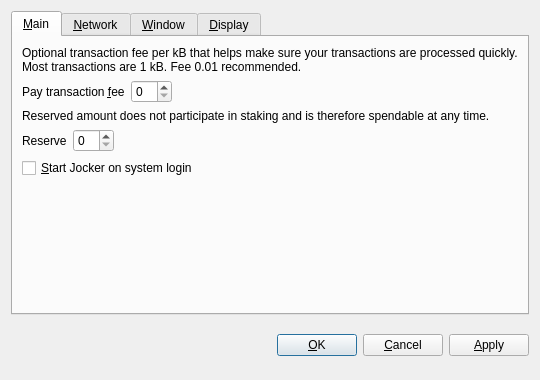
<?xml version="1.0" encoding="UTF-8"?>
<ui version="4.0">
 <class>OptionsDialog</class>
 <widget class="QDialog" name="OptionsDialog">
  <property name="geometry">
   <rect>
    <x>0</x>
    <y>0</y>
    <width>540</width>
    <height>380</height>
   </rect>
  </property>
  <property name="windowTitle">
   <string>Options</string>
  </property>
  <property name="modal">
   <bool>true</bool>
  </property>
  <layout class="QVBoxLayout" name="verticalLayout">
   <item>
    <widget class="QTabWidget" name="tabWidget">
     <property name="tabPosition">
      <enum>QTabWidget::North</enum>
     </property>
     <property name="currentIndex">
      <number>0</number>
     </property>
     <widget class="QWidget" name="tabMain">
      <attribute name="title">
       <string>&amp;Main</string>
      </attribute>
      <layout class="QVBoxLayout" name="verticalLayout_Main">
       <item>
        <widget class="QLabel" name="transactionFeeInfoLabel">
         <property name="text">
          <string>Optional transaction fee per kB that helps make sure your transactions are processed quickly. Most transactions are 1 kB. Fee 0.01 recommended.</string>
         </property>
         <property name="textFormat">
          <enum>Qt::PlainText</enum>
         </property>
         <property name="wordWrap">
          <bool>true</bool>
         </property>
        </widget>
       </item>
       <item>
        <layout class="QHBoxLayout" name="horizontalLayoutFee">
         <item>
          <widget class="QLabel" name="transactionFeeLabel">
           <property name="text">
            <string>Pay transaction &amp;fee</string>
           </property>
           <property name="textFormat">
            <enum>Qt::PlainText</enum>
           </property>
           <property name="buddy">
            <cstring>transactionFee</cstring>
           </property>
          </widget>
         </item>
         <item>
          <widget class="BitcoinAmountField" name="transactionFee"/>
         </item>
         <item>
          <spacer name="horizontalSpacerFee">
           <property name="orientation">
            <enum>Qt::Horizontal</enum>
           </property>
           <property name="sizeHint" stdset="0">
            <size>
             <width>40</width>
             <height>20</height>
            </size>
           </property>
          </spacer>
         </item>
        </layout>
       </item>
       <item>
        <widget class="QLabel" name="reserveBalanceInfoLabel">
         <property name="text">
          <string>Reserved amount does not participate in staking and is therefore spendable at any time.</string>
         </property>
         <property name="textFormat">
          <enum>Qt::PlainText</enum>
         </property>
         <property name="wordWrap">
          <bool>true</bool>
         </property>
        </widget>
       </item>
       <item>
        <layout class="QHBoxLayout" name="horizontalLayoutReserveBalance">
         <item>
          <widget class="QLabel" name="reserveBalanceLabel">
           <property name="text">
            <string>Reserve</string>
           </property>
           <property name="textFormat">
            <enum>Qt::PlainText</enum>
           </property>
           <property name="buddy">
            <cstring>reserveBalance</cstring>
           </property>
          </widget>
         </item>
         <item>
          <widget class="BitcoinAmountField" name="reserveBalance"/>
         </item>
         <item>
          <spacer name="horizontalSpacerReserveBalance">
           <property name="orientation">
            <enum>Qt::Horizontal</enum>
           </property>
           <property name="sizeHint" stdset="0">
            <size>
             <width>40</width>
             <height>20</height>
            </size>
           </property>
          </spacer>
         </item>
        </layout>
       </item>
       <item>
        <widget class="QCheckBox" name="bitcoinAtStartup">
         <property name="toolTip">
          <string>Automatically start Jocker after logging in to the system.</string>
         </property>
         <property name="text">
          <string>&amp;Start Jocker on system login</string>
         </property>
        </widget>
       </item>
       <item>
        <spacer name="verticalSpacer_Main">
         <property name="orientation">
          <enum>Qt::Vertical</enum>
         </property>
         <property name="sizeHint" stdset="0">
          <size>
           <width>20</width>
           <height>40</height>
          </size>
         </property>
        </spacer>
       </item>
      </layout>
     </widget>
     <widget class="QWidget" name="tabNetwork">
      <attribute name="title">
       <string>&amp;Network</string>
      </attribute>
      <layout class="QVBoxLayout" name="verticalLayout_Network">
       <item>
        <widget class="QCheckBox" name="mapPortUpnp">
         <property name="toolTip">
          <string>Automatically open the Jocker client port on the router. This only works when your router supports UPnP and it is enabled.</string>
         </property>
         <property name="text">
          <string>Map port using &amp;UPnP</string>
         </property>
        </widget>
       </item>
       <item>
        <widget class="QCheckBox" name="connectSocks">
         <property name="toolTip">
          <string>Connect to the Jocker network through a SOCKS proxy (e.g. when connecting through Tor).</string>
         </property>
         <property name="text">
          <string>&amp;Connect through SOCKS proxy:</string>
         </property>
        </widget>
       </item>
       <item>
        <layout class="QHBoxLayout" name="horizontalLayout_Network">
         <item>
          <widget class="QLabel" name="proxyIpLabel">
           <property name="text">
            <string>Proxy &amp;IP:</string>
           </property>
           <property name="textFormat">
            <enum>Qt::PlainText</enum>
           </property>
           <property name="buddy">
            <cstring>proxyIp</cstring>
           </property>
          </widget>
         </item>
         <item>
          <widget class="QValidatedLineEdit" name="proxyIp">
           <property name="maximumSize">
            <size>
             <width>140</width>
             <height>16777215</height>
            </size>
           </property>
           <property name="toolTip">
            <string>IP address of the proxy (e.g. 127.0.0.1)</string>
           </property>
          </widget>
         </item>
         <item>
          <widget class="QLabel" name="proxyPortLabel">
           <property name="text">
            <string>&amp;Port:</string>
           </property>
           <property name="textFormat">
            <enum>Qt::PlainText</enum>
           </property>
           <property name="buddy">
            <cstring>proxyPort</cstring>
           </property>
          </widget>
         </item>
         <item>
          <widget class="QLineEdit" name="proxyPort">
           <property name="maximumSize">
            <size>
             <width>55</width>
             <height>16777215</height>
            </size>
           </property>
           <property name="toolTip">
            <string>Port of the proxy (e.g. 9050)</string>
           </property>
          </widget>
         </item>
         <item>
          <widget class="QLabel" name="socksVersionLabel">
           <property name="text">
            <string>SOCKS &amp;Version:</string>
           </property>
           <property name="textFormat">
            <enum>Qt::PlainText</enum>
           </property>
           <property name="buddy">
            <cstring>socksVersion</cstring>
           </property>
          </widget>
         </item>
         <item>
          <widget class="QValueComboBox" name="socksVersion">
           <property name="toolTip">
            <string>SOCKS version of the proxy (e.g. 5)</string>
           </property>
          </widget>
         </item>
         <item>
          <spacer name="horizontalSpacer_Network">
           <property name="orientation">
            <enum>Qt::Horizontal</enum>
           </property>
           <property name="sizeHint" stdset="0">
            <size>
             <width>40</width>
             <height>20</height>
            </size>
           </property>
          </spacer>
         </item>
        </layout>
       </item>
       <item>
        <spacer name="verticalSpacer_Network">
         <property name="orientation">
          <enum>Qt::Vertical</enum>
         </property>
         <property name="sizeHint" stdset="0">
          <size>
           <width>20</width>
           <height>40</height>
          </size>
         </property>
        </spacer>
       </item>
      </layout>
     </widget>
     <widget class="QWidget" name="tabWindow">
      <attribute name="title">
       <string>&amp;Window</string>
      </attribute>
      <layout class="QVBoxLayout" name="verticalLayout_Window">
       <item>
        <widget class="QCheckBox" name="minimizeToTray">
         <property name="toolTip">
          <string>Show only a tray icon after minimizing the window.</string>
         </property>
         <property name="text">
          <string>&amp;Minimize to the tray instead of the taskbar</string>
         </property>
        </widget>
       </item>
       <item>
        <widget class="QCheckBox" name="minimizeOnClose">
         <property name="toolTip">
          <string>Minimize instead of exit the application when the window is closed. When this option is enabled, the application will be closed only after selecting Quit in the menu.</string>
         </property>
         <property name="text">
          <string>M&amp;inimize on close</string>
         </property>
        </widget>
       </item>
       <item>
        <spacer name="verticalSpacer_Window">
         <property name="orientation">
          <enum>Qt::Vertical</enum>
         </property>
         <property name="sizeHint" stdset="0">
          <size>
           <width>20</width>
           <height>40</height>
          </size>
         </property>
        </spacer>
       </item>
      </layout>
     </widget>
     <widget class="QWidget" name="tabDisplay">
      <attribute name="title">
       <string>&amp;Display</string>
      </attribute>
      <layout class="QVBoxLayout" name="verticalLayout_Display">
       <item>
        <layout class="QHBoxLayout" name="horizontalLayout_1_Display">
         <item>
          <widget class="QLabel" name="langLabel">
           <property name="text">
            <string>User Interface &amp;language:</string>
           </property>
           <property name="textFormat">
            <enum>Qt::PlainText</enum>
           </property>
           <property name="buddy">
            <cstring>lang</cstring>
           </property>
          </widget>
         </item>
         <item>
          <widget class="QValueComboBox" name="lang">
           <property name="toolTip">
            <string>The user interface language can be set here. This setting will take effect after restarting Jocker.</string>
           </property>
          </widget>
         </item>
        </layout>
       </item>
       <item>
        <layout class="QHBoxLayout" name="horizontalLayout_2_Display">
         <item>
          <widget class="QLabel" name="unitLabel">
           <property name="text">
            <string>&amp;Unit to show amounts in:</string>
           </property>
           <property name="textFormat">
            <enum>Qt::PlainText</enum>
           </property>
           <property name="buddy">
            <cstring>unit</cstring>
           </property>
          </widget>
         </item>
         <item>
          <widget class="QValueComboBox" name="unit">
           <property name="toolTip">
            <string>Choose the default subdivision unit to show in the interface and when sending coins.</string>
           </property>
          </widget>
         </item>
        </layout>
       </item>
       <item>
        <widget class="QCheckBox" name="displayAddresses">
         <property name="toolTip">
          <string>Whether to show Jocker addresses in the transaction list or not.</string>
         </property>
         <property name="text">
          <string>&amp;Display addresses in transaction list</string>
         </property>
        </widget>
       </item>
       <item>
        <widget class="QCheckBox" name="coinControlFeatures">
         <property name="toolTip">
          <string>Whether to show coin control features or not.</string>
         </property>
         <property name="text">
          <string>Display coin &amp;control features (experts only!)</string>
         </property>
        </widget>
       </item>
       <item>
        <spacer name="verticalSpacer_Display">
         <property name="orientation">
          <enum>Qt::Vertical</enum>
         </property>
         <property name="sizeHint" stdset="0">
          <size>
           <width>20</width>
           <height>40</height>
          </size>
         </property>
        </spacer>
       </item>
      </layout>
     </widget>
    </widget>
   </item>
   <item>
    <layout class="QHBoxLayout" name="horizontalLayout_Buttons">
     <item>
      <spacer name="horizontalSpacer_1">
       <property name="orientation">
        <enum>Qt::Horizontal</enum>
       </property>
       <property name="sizeHint" stdset="0">
        <size>
         <width>40</width>
         <height>48</height>
        </size>
       </property>
      </spacer>
     </item>
     <item>
      <widget class="QLabel" name="statusLabel">
       <property name="font">
        <font>
         <weight>75</weight>
         <bold>true</bold>
        </font>
       </property>
       <property name="text">
        <string/>
       </property>
       <property name="textFormat">
        <enum>Qt::PlainText</enum>
       </property>
       <property name="wordWrap">
        <bool>true</bool>
       </property>
      </widget>
     </item>
     <item>
      <spacer name="horizontalSpacer_2">
       <property name="orientation">
        <enum>Qt::Horizontal</enum>
       </property>
       <property name="sizeHint" stdset="0">
        <size>
         <width>40</width>
         <height>48</height>
        </size>
       </property>
      </spacer>
     </item>
     <item>
      <widget class="QPushButton" name="okButton">
       <property name="text">
        <string>&amp;OK</string>
       </property>
      </widget>
     </item>
     <item>
      <widget class="QPushButton" name="cancelButton">
       <property name="text">
        <string>&amp;Cancel</string>
       </property>
       <property name="autoDefault">
        <bool>false</bool>
       </property>
      </widget>
     </item>
     <item>
      <widget class="QPushButton" name="applyButton">
       <property name="text">
        <string>&amp;Apply</string>
       </property>
       <property name="autoDefault">
        <bool>false</bool>
       </property>
      </widget>
     </item>
    </layout>
   </item>
  </layout>
 </widget>
 <customwidgets>
  <customwidget>
   <class>BitcoinAmountField</class>
   <extends>QSpinBox</extends>
   <header>bitcoinamountfield.h</header>
  </customwidget>
  <customwidget>
   <class>QValueComboBox</class>
   <extends>QComboBox</extends>
   <header>qvaluecombobox.h</header>
  </customwidget>
  <customwidget>
   <class>QValidatedLineEdit</class>
   <extends>QLineEdit</extends>
   <header>qvalidatedlineedit.h</header>
  </customwidget>
 </customwidgets>
 <resources/>
 <connections/>
</ui>
